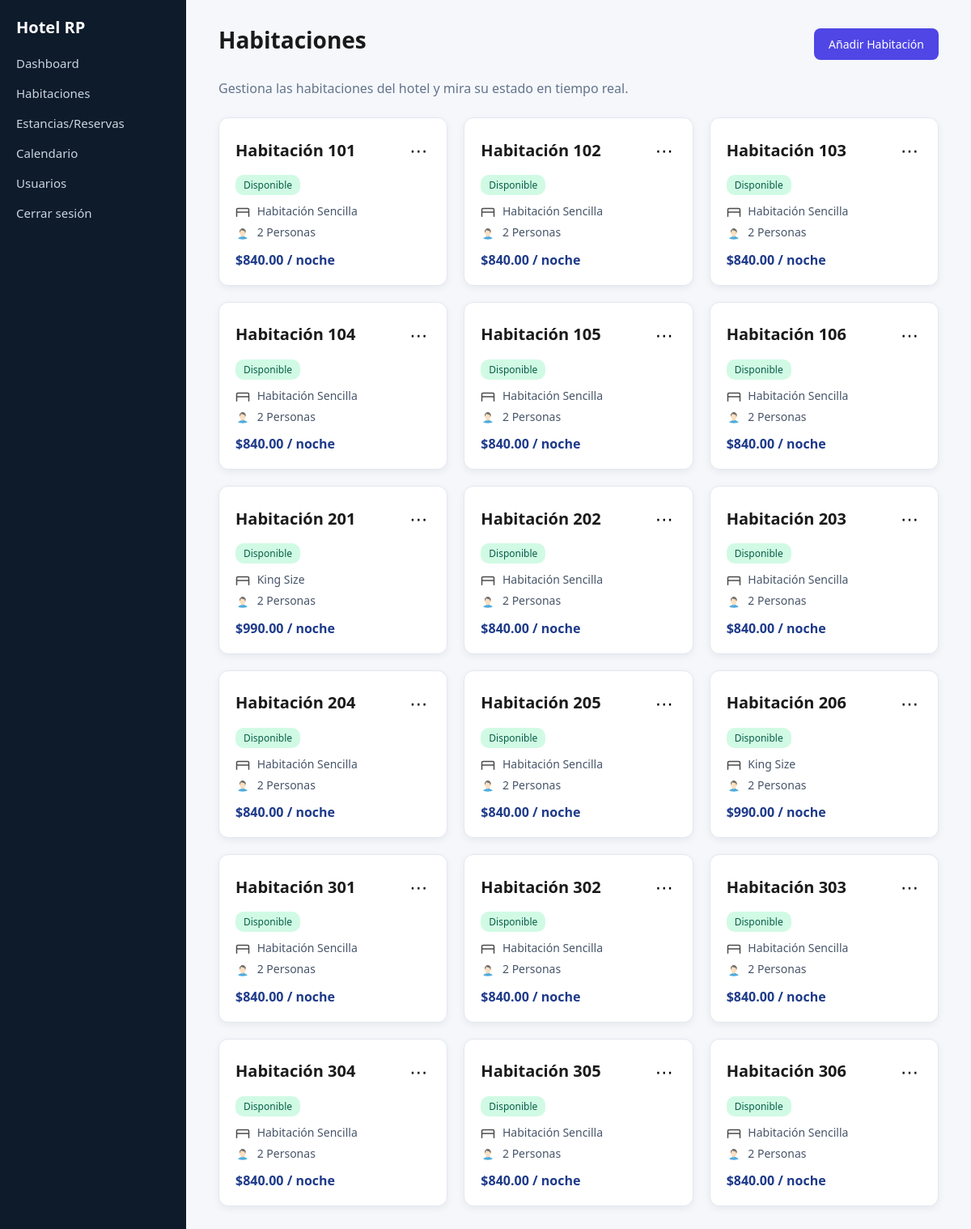
Page /controllers/habitaciones.php (signed in) on the committed database.
### tables this page shows
CREATE TABLE IF NOT EXISTS `habitaciones` (
  `id` int NOT NULL AUTO_INCREMENT,
  `numero` varchar(10) NOT NULL,
  `tipo_id` int NOT NULL,
  `capacidad` int NOT NULL,
  `precio_noche` decimal(10,2) NOT NULL,
  `estado` enum('disponible','limpieza','mantenimiento','ocupado','reservado') NOT NULL DEFAULT 'disponible',
  PRIMARY KEY (`id`),
  KEY `tipo_id` (`tipo_id`)
);

CREATE TABLE IF NOT EXISTS `tipos_habitacion` (
  `id` int NOT NULL AUTO_INCREMENT,
  `nombre` varchar(100) NOT NULL,
  `descripcion` varchar(255) DEFAULT NULL,
  PRIMARY KEY (`id`)
);

### controllers/habitaciones.php (called while the page is built, shortened)
<?php
require_once("../config/db.php");
require_once("../models/Habitacion.php");
$HabitacionModel = new Habitacion($conn);
$habitaciones = $HabitacionModel->obtenerTodas();
include("../public/habitaciones.php");

### models/Habitacion.php (called while the page is built, shortened)
<?php
class Habitacion {
    private $conn;
    public function __construct($db) {
        $this->conn = $db;
    }
    public function obtenerTodas() {
        $sql = "
            SELECT
                h.id,
                h.numero,
                h.tipo_id,
                h.capacidad,
                h.precio_noche,
                h.estado,
                t.nombre AS tipo_nombre
            FROM habitaciones h
            JOIN tipos_habitacion t ON t.id = h.tipo_id
            ORDER BY h.numero ASC
        ";
        $result = $this->conn->query($sql);
        return $result->fetch_all(MYSQLI_ASSOC);
    }
}

### public/habitaciones.php (the view, shortened to what this page needs)
<?php
include("../views/layout/header.php");
?>
<div style="display:flex; justify-content:space-between; align-items:center; margin-bottom:20px;">
    <h1>Habitaciones</h1>
    <button class="btn-add" onclick="openModal()">Añadir Habitación</button>
</div>
<p class="page-description">Gestiona las habitaciones del hotel y mira su estado en tiempo real.</p>
<div class="room-grid">
<?php foreach ($habitaciones as $hab): ?>
    <div class="room-card">
        <div class="room-header">
            <h3>Habitación <?= $hab['numero'] ?></h3>
            <div class="menu-container">
                <button class="menu-button">⋯</button>
            </div>
        </div>
        <span class="badge <?= strtolower($hab['estado']); ?>">
            <?= ucfirst($hab['estado']); ?>
        </span>
        <p class="room-info">
            <img src="/Hotel-RP/public/assets/img/bed.svg" class="icon">
            <?= $hab['tipo_nombre']; ?>
        </p>
        <p class="room-info">
            <img src="/Hotel-RP/public/assets/img/user.svg" class="icon">
            <?= $hab['capacidad']; ?> Personas
        </p>
        <p class="room-price">
            $<?= number_format($hab['precio_noche'], 2); ?> / noche
        </p>
    </div>
<?php endforeach; ?>
</div>
<?php include("../views/layout/footer.php"); ?>

### views/layout/header.php (shortened to what this page needs)
<?php
$user = $_SESSION['user'] ?? null;
?>
<!DOCTYPE html>
<html lang="es">
<head>
    <link rel="stylesheet" href="/Hotel-RP/public/assets/css/style.css">
    <?php
        $archivoActual = basename($_SERVER['PHP_SELF']);
        if ($archivoActual === 'habitaciones.php') {
            echo '<link rel="stylesheet" href="/Hotel-RP/public/assets/css/habitaciones.css">';
        }
    ?>
</head>
<body>
<div class="main-wrapper">
    <div class="sidebar">
        <h2>Hotel RP</h2>
        <ul>
            <li><a href="/Hotel-RP/public/dashboard.php">Dashboard</a></li>
            <li><a href="/Hotel-RP/controllers/habitaciones.php">Habitaciones</a></li>
            <li><a href="/Hotel-RP/controllers/movimientos.php">Estancias/Reservas</a></li>
            <li><a href="/Hotel-RP/public/calendario.php">Calendario</a></li>
            <?php if ($user && $user['rol'] === 'admin'): ?>
                <li><a href="/Hotel-RP/controllers/usuarios.php">Usuarios</a></li>
            <?php endif; ?>
            <li><a href="/Hotel-RP/controllers/logout.php">Cerrar sesión</a></li>
        </ul>
    </div>
    <div class="main-content">

### views/layout/footer.php
</div>
</body>
</html>

### public/assets/css/style.css (style rules this page uses)
* { margin: 0; padding: 0; box-sizing: border-box; font-family: system-ui, sans-serif; }
body { background: #f5f7fb; color: #1a1a1a; }
.main-wrapper { display: flex; min-height: 100vh; }
.sidebar { width: 230px; background: #0d1b2a; color: white; padding: 20px; }
.sidebar h2 { margin-bottom: 20px; font-size: 20px; }
.sidebar ul { list-style: none; }
.sidebar ul li { margin-bottom: 15px; }
.sidebar ul li a { color: #cbd5e1; text-decoration: none; font-size: 15px; }
.main-content { flex: 1; padding: 30px 40px; }
h1 { font-size: 28px; font-weight: 700; margin-bottom: 10px; }
.page-description { color: #64748b; margin-bottom: 25px; }
.btn-add { background: #4f46e5; color: white; border: none; padding: 10px 18px; border-radius: 8px; cursor: pointer; font-size: 14px; transition: background 0.2s; }

### public/assets/css/habitaciones.css (style rules this page uses)
.room-grid { display: grid; grid-template-columns: repeat(auto-fill, minmax(260px, 1fr)); gap: 20px; }
.room-card { background: white; padding: 20px; border-radius: 12px; box-shadow: 0 3px 10px rgba(0, 0, 0, 0.06); border: 1px solid #e2e8f0; }
.room-header { display: flex; justify-content: space-between; align-items: center; margin-bottom: 12px; }
.room-header h3 { font-size: 20px; font-weight: 600; }
.menu-container { position: relative; display: flex; align-items: center; }
.menu-button { background: none; border: none; font-size: 22px; cursor: pointer; padding: 4px; border-radius: 8px; }
.badge { display: inline-block; padding: 4px 10px; font-size: 12px; border-radius: 10px; margin-bottom: 10px; }
.badge.disponible { background: #d1fae5; color: #065f46; }
.icon { width: 18px; height: 18px; margin-right: 5px; opacity: 0.7; vertical-align: middle; }
.room-info { margin-bottom: 6px; color: #475569; font-size: 14px; }
.room-price { margin-top: 12px; font-weight: bold; font-size: 16px; color: #1e3a8a; }

### rows in the picture
habitaciones: numero "101", estado "Disponible", tipo.nombre "Habitación Sencilla", capacidad "2", precio_noche "840.00"
habitaciones: numero "102", estado "Disponible", tipo.nombre "Habitación Sencilla", capacidad "2", precio_noche "840.00"
habitaciones: numero "103", estado "Disponible", tipo.nombre "Habitación Sencilla", capacidad "2", precio_noche "840.00"
habitaciones: numero "104", estado "Disponible", tipo.nombre "Habitación Sencilla", capacidad "2", precio_noche "840.00"
habitaciones: numero "105", estado "Disponible", tipo.nombre "Habitación Sencilla", capacidad "2", precio_noche "840.00"
habitaciones: numero "106", estado "Disponible", tipo.nombre "Habitación Sencilla", capacidad "2", precio_noche "840.00"
habitaciones: numero "201", estado "Disponible", tipo.nombre "King Size", capacidad "2", precio_noche "990.00"
habitaciones: numero "202", estado "Disponible", tipo.nombre "Habitación Sencilla", capacidad "2", precio_noche "840.00"
habitaciones: numero "203", estado "Disponible", tipo.nombre "Habitación Sencilla", capacidad "2", precio_noche "840.00"
habitaciones: numero "204", estado "Disponible", tipo.nombre "Habitación Sencilla", capacidad "2", precio_noche "840.00"
habitaciones: numero "205", estado "Disponible", tipo.nombre "Habitación Sencilla", capacidad "2", precio_noche "840.00"
habitaciones: numero "206", estado "Disponible", tipo.nombre "King Size", capacidad "2", precio_noche "990.00"
habitaciones: numero "301", estado "Disponible", tipo.nombre "Habitación Sencilla", capacidad "2", precio_noche "840.00"
habitaciones: numero "302", estado "Disponible", tipo.nombre "Habitación Sencilla", capacidad "2", precio_noche "840.00"
habitaciones: numero "303", estado "Disponible", tipo.nombre "Habitación Sencilla", capacidad "2", precio_noche "840.00"
habitaciones: numero "304", estado "Disponible", tipo.nombre "Habitación Sencilla", capacidad "2", precio_noche "840.00"
habitaciones: numero "305", estado "Disponible", tipo.nombre "Habitación Sencilla", capacidad "2", precio_noche "840.00"
habitaciones: numero "306", estado "Disponible", tipo.nombre "Habitación Sencilla", capacidad "2", precio_noche "840.00"
